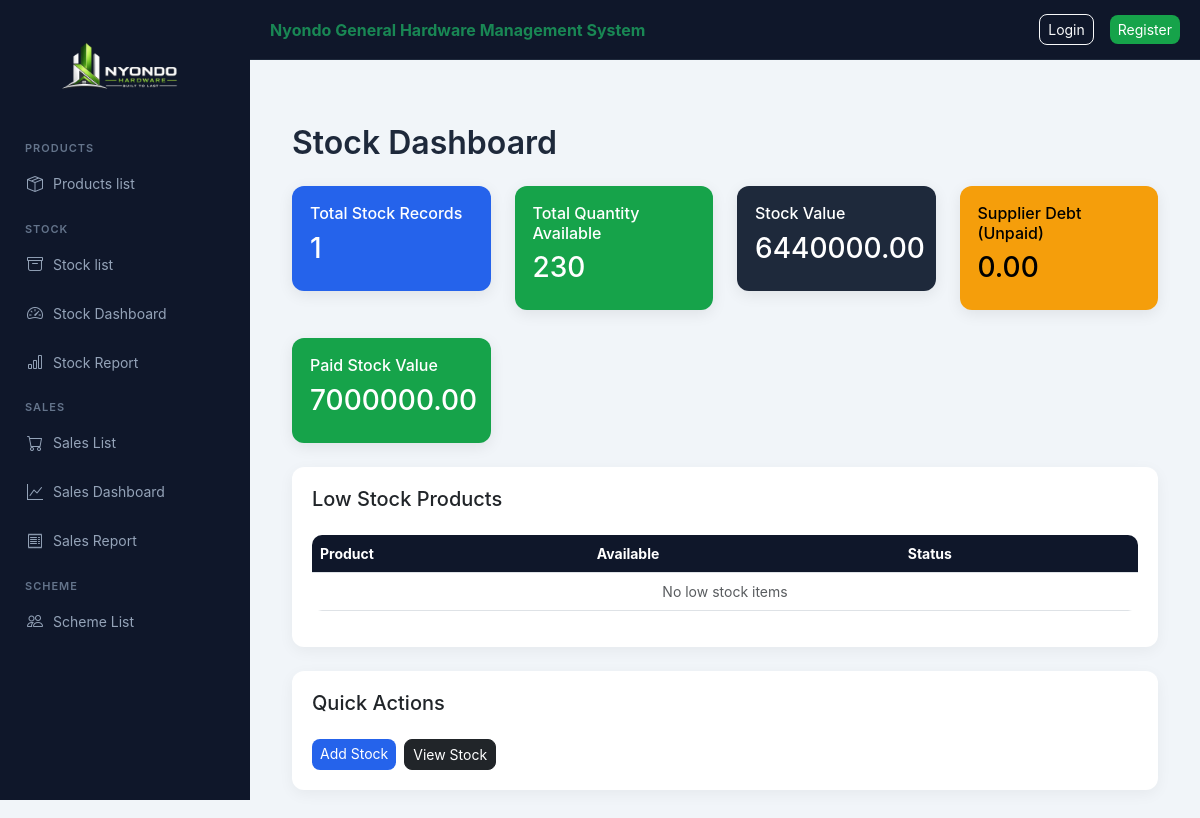
/nyondo/stock/dashboard/, run on an earlier commit of the app's database.
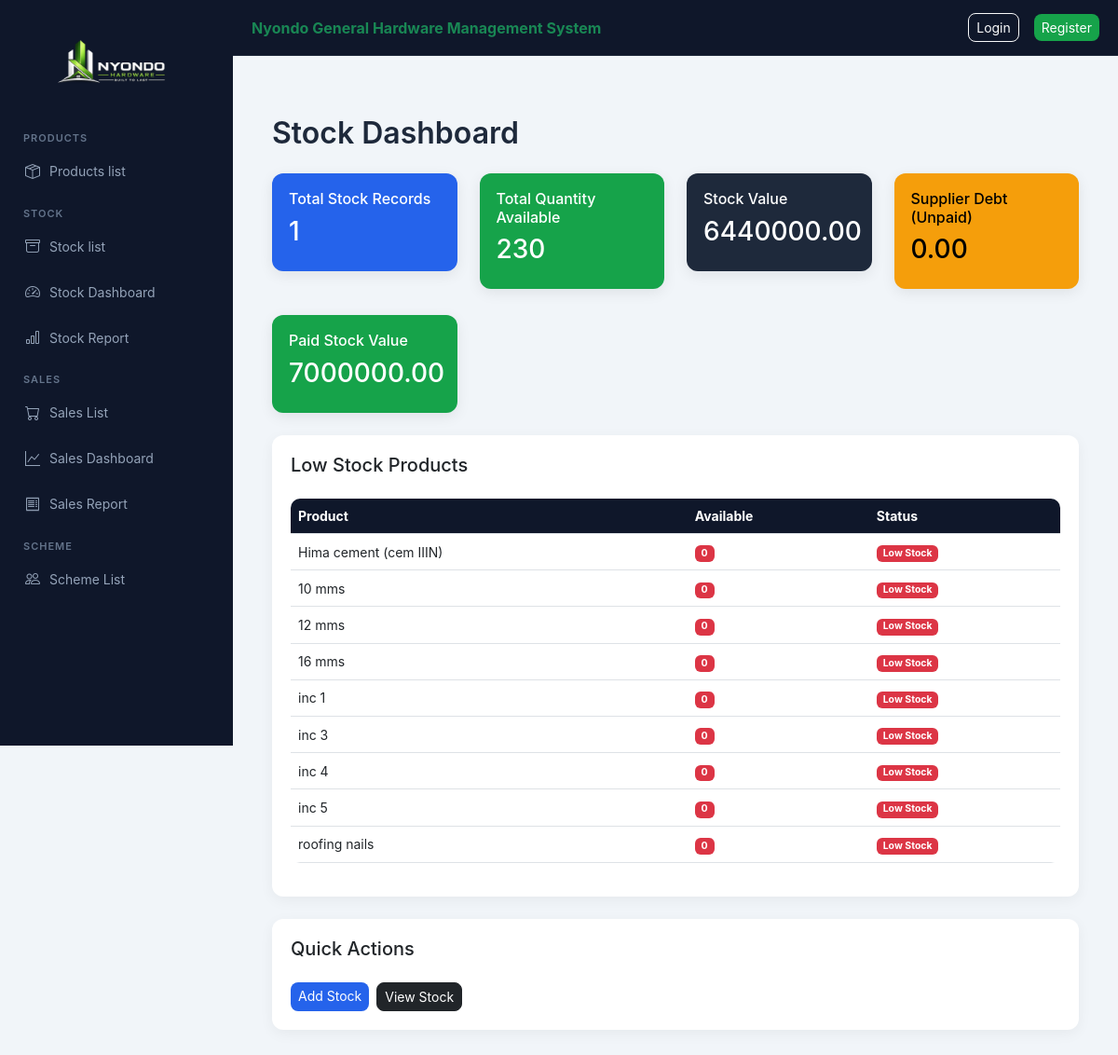
And on a later commit of the database.
### nyondo_app/models.py (models this page shows, shortened)
class Product(models.Model):
    CATEGORY_CHOICES = [
        ("cement", "Cement"),
        ("iron_bar", "Iron Bar"),
        ("iron_sheets", "Iron Sheets"),
        ("others", "Others"),
        ("nails", "Nails"),
        ("paint", "Paint"),
    ]
    category_name = models.CharField(max_length=20, choices=CATEGORY_CHOICES)
    product_name = models.CharField(max_length=100)
    unit_cost = models.DecimalField(max_digits=12, decimal_places=2, default=0)
    unit_price = models.DecimalField(max_digits=12, decimal_places=2, default=0)
    description = models.TextField(blank=True)
    def total_stock(self):
        return self.stock_set.aggregate(
            total=Sum("quantity_available")
        )["total"] or 0

### nyondo_app/views.py (the view)
# urls.py: path("stock/dashboard/", views.stock_dashboard, name="stock_dashboard"),
def stock_dashboard(request):
    stocks = Stock.objects.all()
    total_items = stocks.count()
    total_quantity = stocks.aggregate(
        total=Sum("quantity_available")
    )["total"] or 0
    total_value = sum(s.available_value() for s in stocks)
    total_debt = stocks.filter(supplier_paid=False).aggregate(
        total=Sum("total_amount_due")
    )["total"] or 0
    paid_value = stocks.filter(supplier_paid=True).aggregate(
        total=Sum("total_amount_due")
    )["total"] or 0
    products = Product.objects.all()
    low_stock = [p for p in products if p.total_stock() <= 10]
    context = {
        "total_items": total_items,
        "total_quantity": total_quantity,
        "total_value": total_value,
        "total_debt": total_debt,
        "paid_value": paid_value,
        "low_stock": low_stock,
    }
    return render(request, "stock_dashboard.html", context)

### nyondo_app/models.py (called while the page is built)
    def available_value(self):
        return self.quantity_available * self.unit_cost

### nyondo_app/templates/stock_dashboard.html
{% extends "base.html" %}
{% block content %}
<h2 class="mb-4 fw-semibold">Stock Dashboard</h2>
<div class="row g-4">
    <div class="col-md-3">
        <div class="stat-card primary">
            <h6>Total Stock Records</h6>
            <h3>{{ total_items }}</h3>
        </div>
    </div>
    <div class="col-md-3">
        <div class="stat-card success">
            <h6>Total Quantity Available</h6>
            <h3>{{ total_quantity }}</h3>
        </div>
    </div>
    <div class="col-md-3">
        <div class="stat-card dark">
            <h6>Stock Value</h6>
            <h3>{{ total_value|floatformat:2 }}</h3>
        </div>
    </div>
    <div class="col-md-3">
        <div class="stat-card warning">
            <h6>Supplier Debt (Unpaid)</h6>
            <h3>{{ total_debt|floatformat:2 }}</h3>
        </div>
    </div>
</div>
<div class="row g-4 mt-1">
    <div class="col-md-3">
        <div class="stat-card success">
            <h6>Paid Stock Value</h6>
            <h3>{{ paid_value|floatformat:2 }}</h3>
        </div>
    </div>
</div>
<div class="card mt-4">
    <div class="d-flex justify-content-between align-items-center mb-2">
        <h5 class="mb-0">Low Stock Products</h5>
    </div>
    <table class="table table-hover mt-3">
        <thead>
            <tr>
                <th>Product</th>
                <th>Available</th>
                <th>Status</th>
            </tr>
        </thead>
        <tbody>
        {% for p in low_stock %}
        <tr>
            <td>{{ p.product_name }}</td>
            <td>
                <span class="badge bg-danger">
                    {{ p.total_stock }}
                </span>
            </td>
            <td>
                <span class="badge bg-danger">
                    Low Stock
                </span>
            </td>
        </tr>
        {% empty %}
        <tr>
            <td colspan="3" class="text-center text-muted">
                No low stock items
            </td>
        </tr>
        {% endfor %}
        </tbody>
    </table>
</div>
<div class="card mt-4">
    <h5>Quick Actions</h5>
    <div class="d-flex gap-2 mt-3">
        <a href="{% url 'add_stock' %}" class="btn btn-primary btn-sm">
            Add Stock
        </a>
        <a href="{% url 'stock_list' %}" class="btn btn-dark btn-sm">
            View Stock
        </a>
    </div>
</div>
{% endblock %}

What changed in the data, as far as the page shows it:
added Product: product_name "Hima cement (cem IIIN)", total_stock "0"
added Product: product_name "10 mms", total_stock "0"
added Product: product_name "12 mms", total_stock "0"
added Product: product_name "16 mms", total_stock "0"
added Product: product_name "inc 1", total_stock "0"
added Product: product_name "inc 3", total_stock "0"
added Product: product_name "inc 4", total_stock "0"
added Product: product_name "inc 5", total_stock "0"
added Product: product_name "roofing nails", total_stock "0"
Also different on the page:
text no longer shown: "No low stock items"
